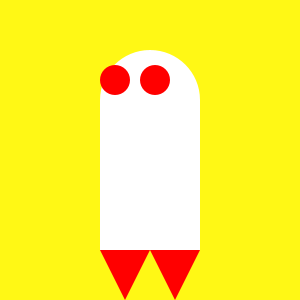
Frame 1 (no input)
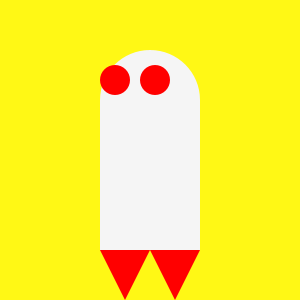
Frame 60 (the mouse pressed at the canvas centre just before this capture)
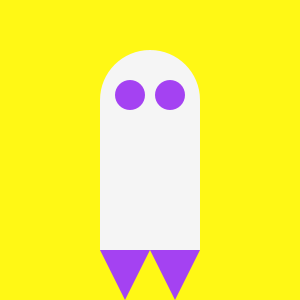
Frame 120 (the mouse held since frame 60 and released just before this capture)

The Processing sketch that drew these frames (run headless with seeded random() and noise(); from frame 60 on, the mouse is pressed at the canvas centre):

// Processing sketch: processing_172167
// ── processing_172167.pde

color c;
void setup() { //setup function called initially, only once
size(300,300); 
noStroke();
c=color(255,0,0);
}

void draw() {  //draw function loops 
background(255,248,21);
ellipse(150,100,100,100);
rect(100,100,100,150);
fill(c);
triangle(100,250,150,250,125,300);
triangle(150,250,200,250,175,300);
ellipse(115+mouseX/10,80+mouseY/10,30,30);
ellipse(155+mouseX/10,80+mouseY/10,30,30);
fill(245);
}
void mousePressed(){
c=color(random(255),random(255),random(255));
}
